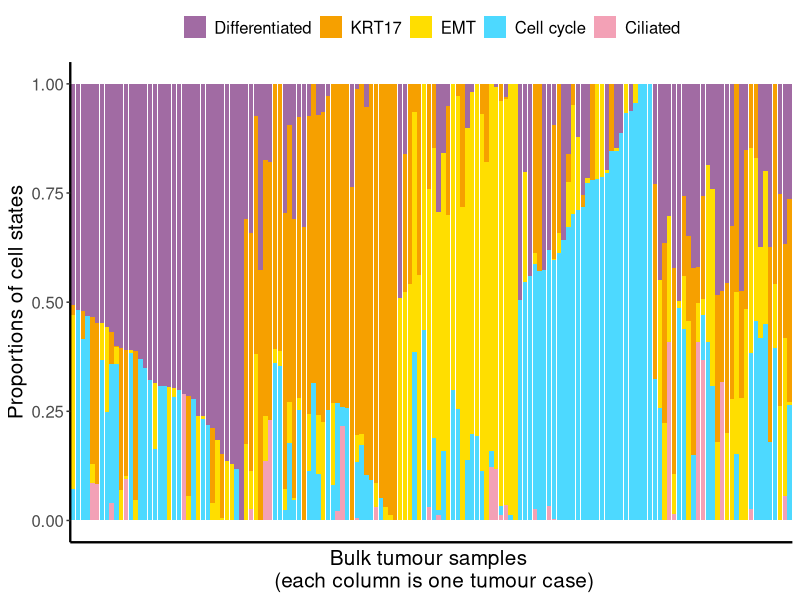
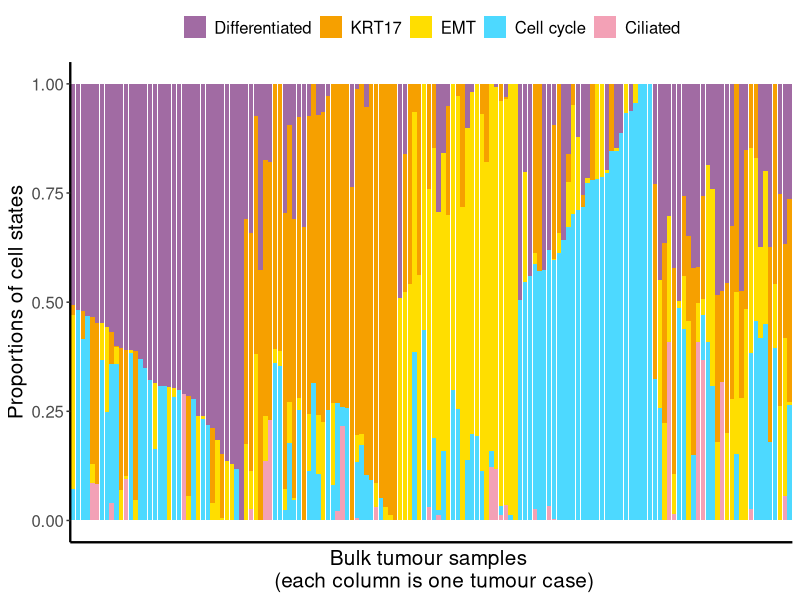

Recreate these plots in R, in order. (Note: this script raises an error after producing the figures.)
## ----setup, include=FALSE, cache=FALSE--------------------------------------------------------------------------------------------------------------------------------------------------------
library(survival)
library(viridis)
library(ggplot2)
library(pheatmap)

# Figure 1C
# Figure 1D
# Table 2
# Table S1

# Analysis of the HH-cohort, including visualisation (Fig 1C and D) and survial analysis (Table 2 and Table S1)


## ----read data--------------------------------------------------------------------------------------------------------------------------------------------------------------------------------
## signature matrix
sig_matrix_new <-  read.csv('../data/TableS7_selected_signature_matrix_52genes20190204.csv', as.is = T, row.names = 1)
sig_matrix_new <- as.matrix(sig_matrix_new)

## clincial data
clic_dt <- read.csv('../data/clinical_data.csv', as.is = T) 
colnames(clic_dt) <- gsub(pattern = '[.]', replacement = '_', x = colnames(clic_dt))
nanostring_fit <- read.csv(file = '../data/cibersort_HHcohort150_output.csv', row.names = 1)
colnames(nanostring_fit)[c(1,2,4,5)] <- c('Differentiated','KRT17','Cell_cycle','Ciliated')
clic_dt <- cbind(clic_dt, nanostring_fit[match(clic_dt$Anonymised_code, rownames(nanostring_fit)),])

## Nanostring data
counts <- read.csv('../data/HH001-150_NormalizedData_cleaned.csv', as.is = T, row.names = 1)
rownames(counts)[7] <- 'MLF1IP'
colnames(counts) <- gsub(pattern = 'HH', replacement = 'HH-', x = colnames(counts))
colnames(counts) <- gsub(pattern = '[.]', replacement = '', x = colnames(counts))


## ----read-clinical dat------------------------------------------------------------------------------------------------------------------------------------------------------------------------
clic_filtered <- read.csv('../data/clinical_data_filtered.csv', as.is = TRUE)


## ----stacked-barplot, fig.height=3, fig.width=10----------------------------------------------------------------------------------------------------------------------------------------------
svr_fit_oxo <- clic_dt[,c('Differentiated','KRT17','EMT','Cell_cycle','Ciliated')]
svr_fit_new_diff <- svr_fit_oxo[svr_fit_oxo[,1] > 0.5,]
svr_fit_new_diff <- svr_fit_new_diff[order(svr_fit_new_diff[,1], decreasing = F),]
svr_fit_new_krt <- svr_fit_oxo[svr_fit_oxo[,2] > 0.5,]
svr_fit_new_krt <- svr_fit_new_krt[order(svr_fit_new_krt[,2], decreasing = F),]
svr_fit_new_emt <- svr_fit_oxo[svr_fit_oxo[,3] > 0.5,]
svr_fit_new_emt <- svr_fit_new_emt[order(svr_fit_new_emt[,3], decreasing = F),]
svr_fit_new_cc <- svr_fit_oxo[svr_fit_oxo[,4] > 0.5,]
svr_fit_new_cc <- svr_fit_new_cc[order(svr_fit_new_cc[,4], decreasing = F),]

svr_fit_new_others <- svr_fit_oxo[!rownames(svr_fit_oxo) %in% c(rownames(svr_fit_new_diff),rownames(svr_fit_new_krt),
                                                                rownames(svr_fit_new_emt),rownames(svr_fit_new_cc)),]

plot.data <- data.frame(sample = rep(rownames(svr_fit_oxo), 5),
                        state = rep(c('Differentiated','KRT17','EMT','Cell cycle','Ciliated'), 
                                    each = nrow(svr_fit_oxo)),
                        score = c(svr_fit_oxo[,1],
                                  svr_fit_oxo[,2],
                                  svr_fit_oxo[,3],
                                  svr_fit_oxo[,4],
                                  svr_fit_oxo[,5]))
plot.data$sample <- factor(plot.data$sample, levels = c(rownames(svr_fit_new_diff),rownames(svr_fit_new_krt),
                                                        rownames(svr_fit_new_emt),rownames(svr_fit_new_cc),
                                                        rownames(svr_fit_new_others)))
plot.data$state <- factor(plot.data$state, levels = c('Differentiated','KRT17','EMT','Cell cycle','Ciliated'))
# differentiated #A16BA3
# F6A000 KRT7
# FFDE00 EMT
# CC #4DD9FF
#F3A1B6 Ciliated


ggplot(plot.data) + geom_bar(aes(y = score, x = sample, fill = state),
                             stat='identity') + theme_classic() + 
    scale_fill_manual(values = c('#A16BA3','#F6A000','#FFDE00','#4DD9FF','#F3A1B6'), 
                      breaks = c('Differentiated','KRT17','EMT','Cell cycle','Ciliated'), 
                      labels = c('Differentiated','KRT17','EMT','Cell cycle','Ciliated')) +
    xlab('Bulk tumour samples \n (each column is one tumour case)') + ylab('Proportions of cell states') +
    theme(axis.ticks.x  = element_blank(), axis.text.x = element_blank(),
          axis.text.y = element_text(size = 12),
          axis.title = element_text(size= 15),
          legend.text = element_text(size = 12),
          legend.title  = element_blank(),
          axis.line = element_line(size = 0.8),
          legend.position = 'top') 
ggsave('../results/fig1d.pdf', height = 3, width = 10)


## ----heatmap----------------------------------------------------------------------------------------------------------------------------------------------------------------------------------
df_plot <- counts
df_plot <- df_plot[rownames(sig_matrix_new), levels(plot.data$sample)]
df_plot <- t ( scale(t(df_plot + .5), center = T, scale = T))
df_plot[df_plot >= 5 ] <- 5
df_plot[df_plot <  -2 ] <- -2


pheatmap(df_plot,color = inferno(50),
         filename = '../results/fig1c.png',
                   show_colnames = FALSE,
                   scale = 'none', cluster_cols = F, 
                   cluster_rows = F)



## ---------------------------------------------------------------------------------------------------------------------------------------------------------------------------------------------

res_tb <- data.frame(Variate = c('EMT','Stage','Grade','Residual_disease'),
                     n            = NA,
                     Hazard_ratio = NA,
                     p            = NA,
                     CI_low       = NA,
                     CI_high      = NA)

surv_fit <- coxph(Surv(OS_time_new, OS_event_new)~EMT, data = as.data.frame(clic_filtered))
i <- 1
res_tb$n[i] <- surv_fit$n
res_tb$Hazard_ratio[i] <- summary(surv_fit)$coefficients[,2]
res_tb$p[i] <- summary(surv_fit)$coefficients[,5]
res_tb$CI_low[i] <- summary(surv_fit)$conf.int[,3]
res_tb$CI_high[i] <- summary(surv_fit)$conf.int[,4]

## ---------------------------------------------------------------------------------------------------------------------------------------------------------------------------------------------
surv_fit <- coxph(Surv(OS_time_new, OS_event_new)~Summary_stage, data=as.data.frame(clic_filtered))
i <- 2
res_tb$n[i] <- surv_fit$n
res_tb$Hazard_ratio[i] <- summary(surv_fit)$coefficients[,2]
res_tb$p[i] <- summary(surv_fit)$coefficients[,5]
res_tb$CI_low[i] <- summary(surv_fit)$conf.int[,3]
res_tb$CI_high[i] <- summary(surv_fit)$conf.int[,4]

## ---------------------------------------------------------------------------------------------------------------------------------------------------------------------------------------------
surv_fit <- coxph(Surv(OS_time_new, OS_event_new)~Summary_grade, data=as.data.frame(clic_filtered))
i <- 3
res_tb$n[i] <- surv_fit$n
res_tb$Hazard_ratio[i] <- summary(surv_fit)$coefficients[,2]
res_tb$p[i] <- summary(surv_fit)$coefficients[,5]
res_tb$CI_low[i] <- summary(surv_fit)$conf.int[,3]
res_tb$CI_high[i] <- summary(surv_fit)$conf.int[,4]


## ---------------------------------------------------------------------------------------------------------------------------------------------------------------------------------------------
surv_fit <- coxph(Surv(OS_time_new, OS_event_new)~Residual_disease, data=as.data.frame(clic_filtered))
i <- 4
res_tb$n[i] <- surv_fit$n
res_tb$Hazard_ratio[i] <- summary(surv_fit)$coefficients[,2]
res_tb$p[i] <- summary(surv_fit)$coefficients[,5]
res_tb$CI_low[i] <- summary(surv_fit)$conf.int[,3]
res_tb$CI_high[i] <- summary(surv_fit)$conf.int[,4]

write.csv(res_tb, '../results/table2_part1.csv', row.names = F)


## ----multivariate-OS--------------------------------------------------------------------------------------------------------------------------------------------------------------------------
surv_fit <- coxph(Surv(OS_time_new, OS_event_new)~EMT + Summary_stage + Summary_grade + Residual_disease, data = as.data.frame(clic_filtered))


## ----multivariate-res-table-------------------------------------------------------------------------------------------------------------------------------------------------------------------
res_tb <- data.frame(Variate = c('EMT','Stage','Grade','Residual_disease'),
                     Hazard_ratio = round(summary(surv_fit)$coefficients[,2],digits = 3),
                     p            = round(summary(surv_fit)$coefficients[,5],digits = 3),
                     CI_low       = round(summary(surv_fit)$conf.int[,3]    ,digits = 3),
                     CI_high      = round(summary(surv_fit)$conf.int[,4]    ,digits = 3) )

write.csv(res_tb, '../results/table2_part2.csv', row.names = F)


## ----PFS - multivariate analysis--------------------------------------------------------------------------------------------------------------------------------------------------------------
surv_fit <- coxph(Surv(PFS_time, PFS_event)~EMT+Summary_stage+Summary_grade+Residual_disease,
                  data=as.data.frame(clic_filtered))


## ----multivariate-res-table-PFS---------------------------------------------------------------------------------------------------------------------------------------------------------------
res_tb <- data.frame(Variate = c('EMT','Stage','Grade','Residual_disease'),
                     Hazard_ratio = round(summary(surv_fit)$coefficients[,2],digits = 3),
                     p            = round(summary(surv_fit)$coefficients[,5],digits = 3),
                     CI_low       = round(summary(surv_fit)$conf.int[,3]    ,digits = 3),
                     CI_high      = round(summary(surv_fit)$conf.int[,4]    ,digits = 3) )

write.csv(res_tb, '../results/tableS1.csv', row.names = F)

